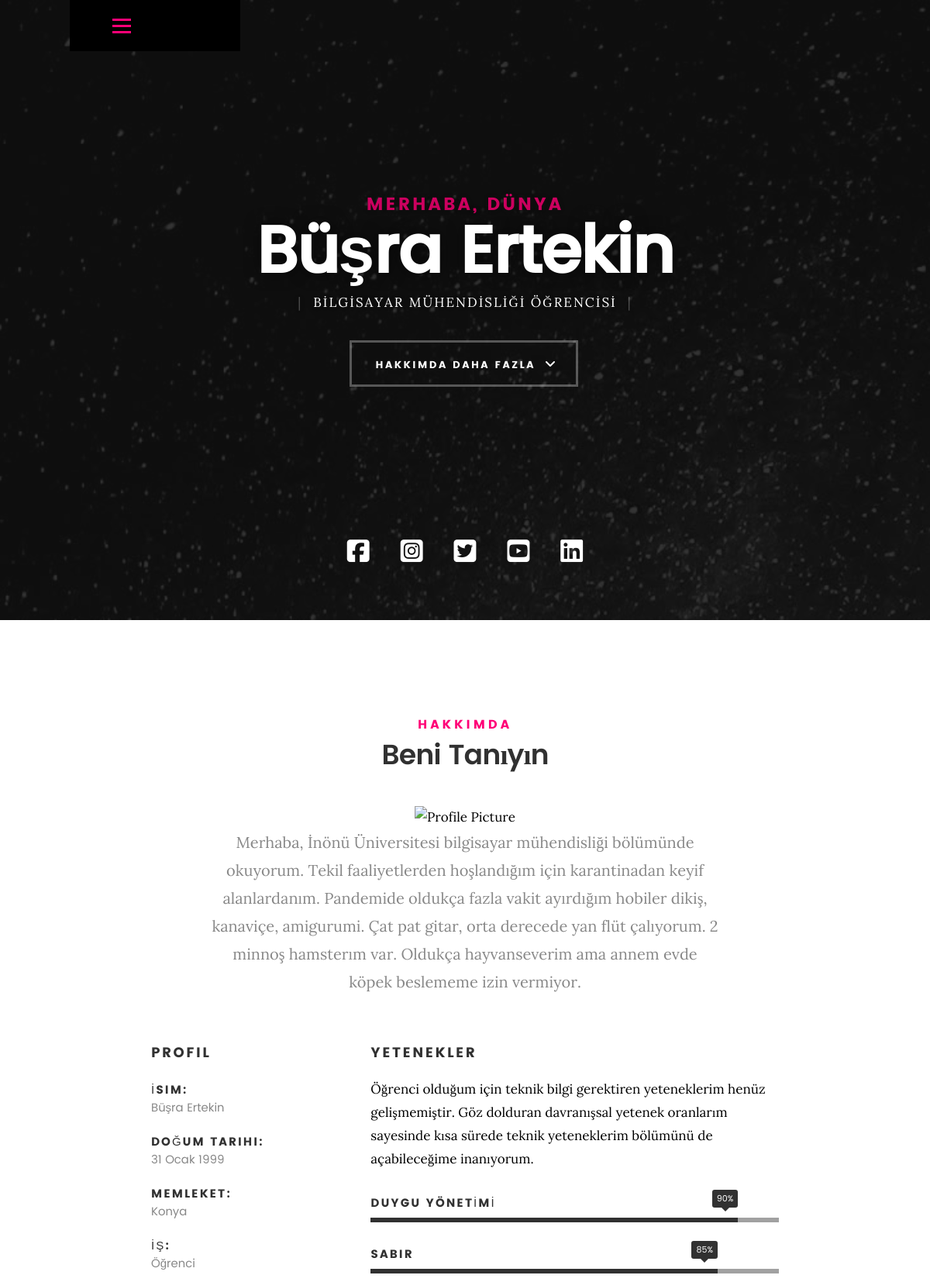
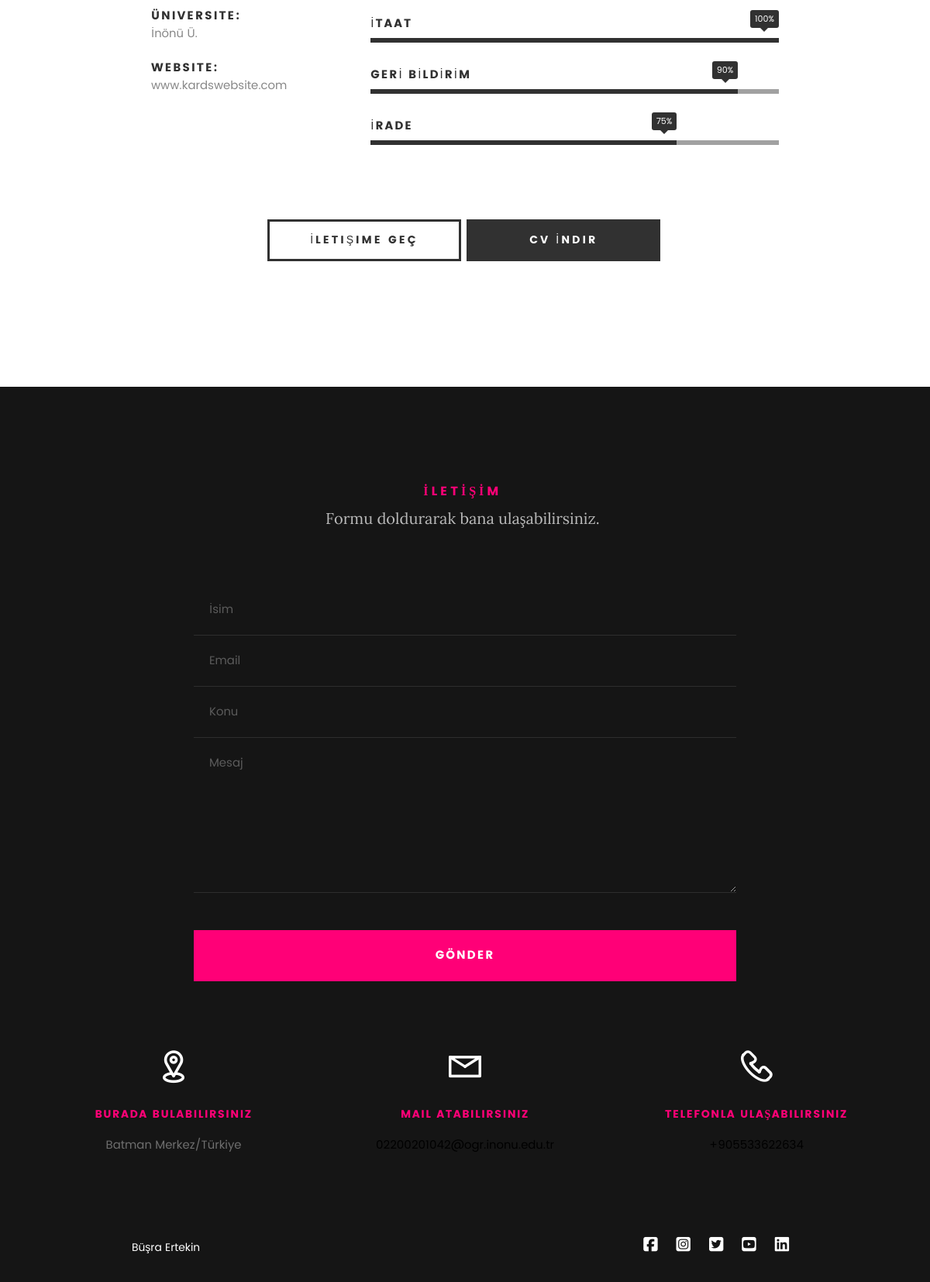
Page /pp/Kards10/index.php on the committed database (2 pictures, top to bottom).
### tables this page shows
CREATE TABLE `site_settings` (
  `settings_id` int(11) NOT NULL,
  `site_title` varchar(50) NOT NULL,
  `title` varchar(50) NOT NULL,
  `subtitle` varchar(50) NOT NULL,
  `picture` varchar(250) NOT NULL
);

CREATE TABLE `about_me` (
  `about_id` int(11) NOT NULL,
  `about_title` varchar(50) NOT NULL,
  `bio` text NOT NULL,
  `cv` varchar(250) NOT NULL
);

CREATE TABLE `personal_info` (
  `personal_id` int(11) NOT NULL,
  `namee` varchar(50) NOT NULL,
  `birthday` varchar(30) NOT NULL,
  `province` varchar(50) NOT NULL,
  `job` varchar(50) NOT NULL,
  `uni` varchar(50) NOT NULL,
  `web_site` varchar(50) NOT NULL
);

CREATE TABLE `skills` (
  `skill_id` int(11) NOT NULL,
  `skill_title` varchar(50) NOT NULL,
  `content` text NOT NULL,
  `first_skill` varchar(50) NOT NULL,
  `second_skill` varchar(50) NOT NULL,
  `third_skill` varchar(50) NOT NULL,
  `fourth_skill` varchar(50) NOT NULL,
  `fifth_skill` varchar(50) NOT NULL,
  `first_counter` varchar(10) NOT NULL,
  `second_counter` varchar(10) NOT NULL,
  `third_counter` varchar(10) NOT NULL,
  `fourth_counter` varchar(10) NOT NULL,
  `fifth_counter` varchar(10) NOT NULL
);

CREATE TABLE `contact_info` (
  `contact_id` int(11) NOT NULL,
  `contact_title` varchar(50) NOT NULL,
  `locationn` varchar(250) NOT NULL,
  `email` varchar(50) NOT NULL,
  `gsm` varchar(13) NOT NULL,
  `facebook` varchar(50) NOT NULL,
  `instagram` varchar(50) NOT NULL,
  `twitter` varchar(50) NOT NULL,
  `youtube` varchar(50) NOT NULL,
  `linkedin` varchar(50) NOT NULL,
  `copyright` varchar(50) NOT NULL
);

### pp/Kards10/index.php (the view, shortened to what this page needs)
<?php
include '../nedmin/connect.php';
$fetch_home = $db->prepare("SELECT * FROM home WHERE home_id=1");
$fetch_home->execute();
$fetch_h = $fetch_home->fetch(PDO::FETCH_ASSOC);
$fetch_contact = $db->prepare("SELECT * FROM contact_info WHERE contact_id=1");
$fetch_contact->execute();
$fetch_c = $fetch_contact->fetch(PDO::FETCH_ASSOC);
$fetch_profile = $db->prepare("SELECT * FROM personal_info WHERE personal_id=1");
$fetch_profile->execute();
$fetch_p = $fetch_profile->fetch(PDO::FETCH_ASSOC);
$fetch_skill = $db->prepare("SELECT * FROM skills WHERE skill_id=1");
$fetch_skill->execute();
$fetch_s = $fetch_skill->fetch(PDO::FETCH_ASSOC);
$fetch_about = $db->prepare("SELECT * FROM about_me WHERE about_id=1");
$fetch_about->execute();
$fetch_a = $fetch_about->fetch(PDO::FETCH_ASSOC);
$fetch_settings = $db->prepare("SELECT * FROM site_settings WHERE settings_id=1");
$fetch_settings->execute();
$fetch_set = $fetch_settings->fetch(PDO::FETCH_ASSOC);
?>
<!DOCTYPE html>
<html class="no-js" lang="en">
<head>
	<link rel="stylesheet" href="css/base.css">
	<link rel="stylesheet" href="css/main.css">
	<link rel="stylesheet" href="css/vendor.css">
</head>
<body id="top">
	<header>
		<div class="top-bar">
			<div class="row">
				<div class="col-two">
					<a class="menu-toggle" href="#"><span>Menu</span></a>
				</div>
			</div>
		</div>
	</header>
	<section id="intro">
		<div class="intro-overlay"></div>
		<div class="intro-content">
			<div class="row">
				<div class="col-twelve">
					<h5>MERHABA, DÜNYA</h5>
					<h1><?php echo $fetch_set['title']; ?></h1>
					<p class="intro-position">
						<span><?php echo $fetch_set['subtitle']; ?></span>
					</p>
					<a class="button stroke smoothscroll" href="#about" title="">Hakkımda Daha Fazla</a>
				</div>
			</div>
		</div>
		<ul class="intro-social">
			<li><a href="<?php echo $fetch_h['facebook'] ?>" target="_blank" title="Facebook"> <i class="fab fa-facebook-square fa-1x"></i>
			<li><a href="<?php echo $fetch_h['instagram'] ?>" target="_blank" title="İnstagram"><i class="fab fa-instagram-square fa-1x"></i>
			<li><a href="<?php echo $fetch_h['twitter'] ?>" target="_blank" title="Twitter"><i class="fab fa-twitter-square fa-1x"></i>
			<li><a href="<?php echo $fetch_h['youtube'] ?>" target="_blank" title="youtube"><i class="fab fa-youtube-square fa-1x"></i>
			<li><a href="<?php echo $fetch_h['linkedin'] ?>" target="_blank" title="linkedin"> <i class="fab fa-linkedin fa-1x"></i>
		</ul>
	</section>
	<section id="about">
		<div class="row section-intro">
			<div class="col-twelve">
				<h5>Hakkımda</h5>
				<h1><?php echo $fetch_a['about_title'] ?></h1>
				<img src="images/profil.jpeg" style="width: 450px;" alt="Profile Picture">
				<p class="lead"><?php echo $fetch_a['bio'] ?> </p>
			</div>
		</div>
		<div class="row about-content">
			<div class="col-four tab-full">
				<h3>Profil</h3>
				<ul class="info-list">
					<li>
						<strong>İsim:</strong>
						<span><?php echo $fetch_p['namee'] ?></span>
					</li>
					<li>
						<strong>Doğum Tarihi:</strong>
						<span><?php echo $fetch_p['birthday'] ?></span>
					</li>
					<li>
						<strong>Memleket:</strong>
						<span><?php echo $fetch_p['province'] ?></span>
					</li>
					<li>
						<strong>İş:</strong>
						<span><?php echo $fetch_p['job'] ?></span>
					</li>
					<li>
						<strong>Üniversite:</strong>
						<span><?php echo $fetch_p['uni'] ?></span>
					</li>
					<li>
						<strong>Website:</strong>
						<span><?php echo $fetch_p['web_site'] ?></span>
					</li>
				</ul>
			</div>
			<div class="col-eight tab-full">
				<h3><?php echo $fetch_s['skill_title'] ?></h3>
				<p> <?php echo $fetch_s['content'] ?> </p>
				<ul class="skill-bars">
					<li>
						<div class="progress percent<?php echo $fetch_s['first_counter'] ?>"><span><?php echo $fetch_s['first_counter'] ?>%</span></div>
						<strong><?php echo $fetch_s['first_skill'] ?> </strong>
					</li>
					<li>
						<div class="progress percent<?php echo $fetch_s['second_counter'] ?>"><span><?php echo $fetch_s['second_counter'] ?>%</span></div>
						<strong><?php echo $fetch_s['second_skill'] ?> </strong>
					</li>
					<li>
						<div class="progress percent<?php echo $fetch_s['third_counter'] ?>"><span><?php echo $fetch_s['third_counter'] ?>%</span></div>
						<strong><?php echo $fetch_s['third_skill'] ?> </strong>
					</li>
					<li>
						<div class="progress percent<?php echo $fetch_s['fourth_counter'] ?>"><span><?php echo $fetch_s['fourth_counter'] ?>%</span></div>
						<strong><?php echo $fetch_s['fourth_skill'] ?> </strong>
					</li>
					<li>
						<div class="progress percent<?php echo $fetch_s['fifth_counter'] ?>"><span><?php echo $fetch_s['fifth_counter'] ?>%</span></div>
						<strong><?php echo $fetch_s['fifth_skill'] ?> </strong>
					</li>
				</ul>
			</div>
		</div>
		<div class="row button-section">
			<div class="col-twelve">
				<a href="#contact" title="İletişime Geç" class="button stroke smoothscroll">İletişime Geç</a>
				<a href="<?php echo $fetch_a['cv'] ?>" title="CV İndir" class="button button-primary">CV İndir</a>
			</div>
		</div>
	</section>
	<section id="contact">
		<div style="right: -150px;" class="row section-intro">
			<div class="col-twelwe">
				<h5><?php echo $fetch_c['contact_title'] ?></h5>
				<p class="lead">Formu doldurarak bana ulaşabilirsiniz.</p>
			</div>
		</div>
		<div class="row contact-form">
			<div class="col-twelve">
				<form name="contactForm" id="contactForm" method="post" action="">
					<fieldset>
						<div class="form-field">
							<input name="contactName" type="text" id="contactName" placeholder="İsim" value="" minlength="1" required="">
						</div>
						<div class="form-field">
							<input name="contactEmail" type="email" id="contactEmail" placeholder="Email" value="" required="">
						</div>
						<div class="form-field">
							<input name="contactSubject" type="text" id="contactSubject" placeholder="Konu" value="">
						</div>
						<div class="form-field">
							<textarea name="contactMessage" id="contactMessage" placeholder="Mesaj" rows="10" cols="50" required=""></textarea>
						</div>
						<div class="form-field">
							<button class="submitform">Gönder</button>
						</div>
					</fieldset>
				</form>
			</div>
		</div>
		<div class="row contact-info">
			<div class="col-four tab-full">
				<div class="icon">
					<i class="icon-pin"></i>
				</div>
				<h5>Burada bulabilirsiniz</h5>
				<p>
					<?php echo $fetch_c['locationn'] ?><br>
				</p>
			</div>
			<div class="col-four tab-full collapse">
				<div class="icon">
					<i class="icon-mail"></i>
				</div>
				<h5> Mail atabilirsiniz</h5>
				<a href="mailto:<?php echo $fetch_c['email'] ?>" target="_blank"><?php echo $fetch_c['email'] ?></a>
			</div>
			<div class="col-four tab-full">
				<div class="icon">
					<i class="icon-phone"></i>
				</div>
				<h5>Telefonla ulaşabilirsiniz</h5>
				<a href="tel:<?php echo $fetch_c['gsm'] ?>" target="_blank"><?php echo $fetch_c['gsm'] ?></a>
			</div>
		</div>
	</section>
	<footer>
		<div class="row">
			<div class="col-six tab-full pull-right social">
				<ul class="footer-social">
					<li><a href="<?php echo $fetch_c['facebook'] ?>" target="_blank" title="Facebook"> <i class="fab fa-facebook-square fa-1x"></i>
					<li><a href="<?php echo $fetch_c['instagram'] ?>" target="_blank" title="İnstagram"><i class="fab fa-instagram-square fa-1x"></i>
					<li><a href="<?php echo $fetch_c['twitter'] ?>" target="_blank" title="Twitter"><i class="fab fa-twitter-square fa-1x"></i>
					<li><a href="<?php echo $fetch_c['youtube'] ?>" target="_blank" title="youtube"><i class="fab fa-youtube-square fa-1x"></i>
					<li><a href="<?php echo $fetch_c['linkedin'] ?>" target="_blank" title="linkedin"> <i class="fab fa-linkedin fa-1x"></i>
				</ul>
			</div>
			<div class="col-six tab-full">
				<div class="copyright">
					<span><?php echo $fetch_c['copyright'] ?></span>
				</div>
			</div>
		</div>
	</footer>
</body>
</html>

### pp/Kards10/css/base.css (style rules this page uses)
html { font-family: sans-serif; -ms-text-size-adjust: 100%; -webkit-text-size-adjust: 100%; }
body { margin: 0; }
article, aside, details, figcaption, figure, footer, header, hgroup, main, menu, nav, section, summary { display: block; }
a { background: transparent; }
b, strong { font-weight: bold; }
h1 { font-size: 2em; margin: 0.67em 0; }
img { border: 0; }
button, input, optgroup, select, textarea { color: inherit; font: inherit; margin: 0; }
button { overflow: visible; }
button, select { text-transform: none; }
button, html input[type="button"], input[type="reset"], input[type="submit"] { -webkit-appearance: button; cursor: pointer; }
input { line-height: normal; }
fieldset { border: 1px solid #c0c0c0; margin: 0 2px; padding: 0.35em 0.625em 0.75em; }
textarea { overflow: auto; }
html { font-size: 62.5%; box-sizing: border-box; }
*, *::before, *::after { box-sizing: inherit; }
body { font-weight: normal; line-height: 1; text-rendering: optimizeLegibility; word-wrap: break-word; -webkit-overflow-scrolling: touch; -webkit-text-size-adjust: none; }
body, input, button { -moz-osx-font-smoothing: grayscale; -webkit-font-smoothing: antialiased; }
img, video { max-width: 100%; height: auto; }
div, dl, dt, dd, ul, ol, li, h1, h2, h3, h4, h5, h6, pre, form, p, blockquote, th, td { margin: 0; padding: 0; }
h1, h2, h3, h4, h5, h6 { -webkit-font-variant-ligatures: common-ligatures; -moz-font-variant-ligatures: common-ligatures; font-variant-ligatures: common-ligatures; text-rendering: optimizeLegibility; }
em, i { font-style: italic; line-height: inherit; }
strong, b { font-weight: bold; line-height: inherit; }
ol, ul { list-style: none; }
li { display: block; }
a { text-decoration: none; line-height: inherit; }
a img { border: none; }
fieldset { margin: 0; padding: 0; }
input[type="email"], input[type="number"], input[type="search"], input[type="text"], input[type="tel"], input[type="url"], input[type="password"], textarea { -webkit-appearance: none; -moz-appearance: none; -ms-appearance: none; -o-appearance: none; appearance: none; }
.row { width: 94%; max-width: 1140px; margin: 0 auto; }
.row:before, .row:after { content: ""; display: table; }
.row:after { clear: both; }
[class*="col-"], .bgrid { float: left; }
[class*="col-"] { padding: 0 20px; }
.col-two, .col-1-6 { width: 16.66667%; }
.col-four, .col-1-3 { width: 33.33333%; }
.col-six, .col-1-2 { width: 50%; }
.col-eight, .col-2-3 { width: 66.66667%; }
.col-twelve, .col-full { width: 100%; }
.pull-right { float: right; }

### rows in the picture
site_settings: title "Büşra Ertekin", subtitle "BİLGİSAYAR MÜHENDİSLİĞİ ÖĞRENCİSİ"
about_me: about_title "Beni Tanıyın", bio "Merhaba, İnönü Üniversitesi bilgisayar mühendisliği bölümünde okuyorum. Tekil faaliyetlerden hoşlandığım için karantinadan keyif alanlardanım. Pandemide oldukça fazla vakit ayırdığım hobiler dikiş, kanaviçe, amigurumi. Çat pat gitar, orta derecede yan flüt çalıyorum. 2 minnoş hamsterım var. Oldukça hayvanseverim ama annem evde köpek beslememe izin vermiyor."
personal_info: namee "Büşra Ertekin", birthday "31 Ocak 1999", province "Konya", job "Öğrenci", uni "İnönü Ü.", web_site "www.kardswebsite.com"
skills: skill_title "YETENEKLER", content "Öğrenci olduğum için teknik bilgi gerektiren yeteneklerim henüz gelişmemiştir. Göz dolduran davranışsal yetenek oranlarım sayesinde kısa sürede teknik yeteneklerim bölümünü de açabileceğime inanıyorum.", first_counter "90", first_skill "DUYGU YÖNETİMİ", second_counter "85", second_skill "SABIR", third_counter "100", third_skill "İTAAT", fourth_counter "90", fourth_skill "GERİ BİLDİRİM", fifth_counter "75", fifth_skill "İRADE"
contact_info: contact_title "İLETİŞİM", locationn "Batman Merkez/Türkiye", email "02200201042@ogr.inonu.edu.tr", gsm "+905533622634", copyright "Büşra Ertekin"
